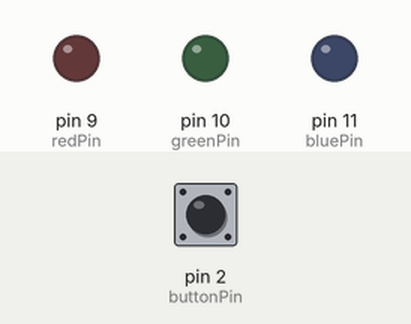
This sketch was run on a simulated Arduino Uno, built with avr-gcc and run on an emulated ATmega328P. Parts: output pins drawn as LEDs (lit = HIGH). The test bench sets the inputs (shaded band); at power-on: pin 2 (buttonPin) HIGH. What the sketch prints to the serial monitor is not drawn.

Above: at 1.2 s.
1.3 s: pin 2 (buttonPin) pulled LOW for 0.15 s
At 2.5 s:
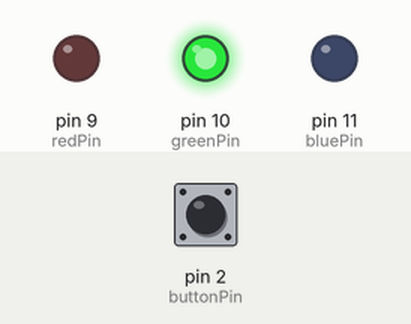
2.9 s: pin 2 (buttonPin) pulled LOW for 1 s
At 3.8 s:
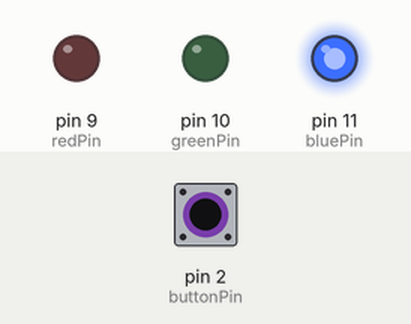
5.4 s: pin 2 (buttonPin) pulled LOW for 0.15 s
At 5.8 s:
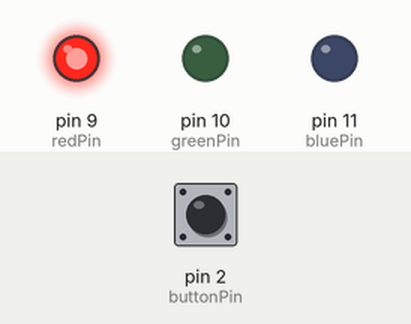
7.0 s: pin 2 (buttonPin) pulled LOW for 3.2 s
At 8.2 s:
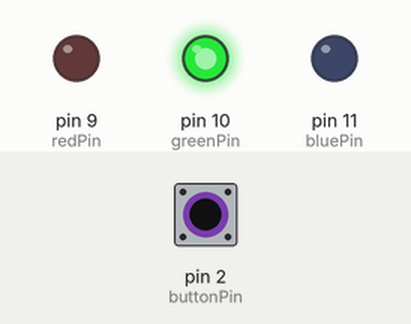
Timing chart, 0 to 10.0 s (numbered marks = the images above; inputs shaded):
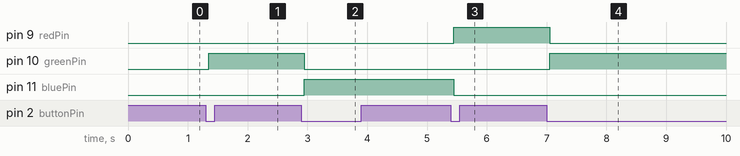

The sketch:

h023.ino
```cpp
// 핀 설정
const int buttonPin = 2;     // 버튼이 연결된 핀
const int redPin = 9;        // 빨간색 LED 핀
const int greenPin = 10;     // 초록색 LED 핀
const int bluePin = 11;      // 파란색 LED 핀

// 변수 선언
int buttonState = 0;         // 버튼 상태
int lastButtonState = 0;     // 이전 버튼 상태
unsigned long lastDebounceTime = 0;  // 마지막 버튼 상태 변화 시간
unsigned long debounceDelay = 50;    // 디바운스 지연 시간 (50ms)

int colorState = 0;          // 현재 색 상태 (0 = 빨강, 1 = 초록, 2 = 파랑)

// setup 함수
void setup() {
  pinMode(buttonPin, INPUT_PULLUP);  // 버튼 핀을 풀업 모드로 설정
  pinMode(redPin, OUTPUT);           // 빨간색 LED 핀을 출력 모드로 설정
  pinMode(greenPin, OUTPUT);         // 초록색 LED 핀을 출력 모드로 설정
  pinMode(bluePin, OUTPUT);          // 파란색 LED 핀을 출력 모드로 설정
  Serial.begin(115200);                // 디버깅을 위한 직렬 통신 시작
}

// loop 함수
void loop() {
  int reading = digitalRead(buttonPin);  // 버튼의 현재 상태를 읽어옴

  // 버튼 상태가 변화했을 때만 디바운스를 적용
  if (reading != lastButtonState) {
    lastDebounceTime = millis();  // 상태 변화 시간 갱신
  }

  // 디바운스 시간 이후에 버튼 상태를 확인
  if ((millis() - lastDebounceTime) > debounceDelay) {
    if (reading != buttonState) {
      buttonState = reading;  // 버튼 상태 업데이트

      // 버튼이 눌렸을 때 (LOW 상태)
      if (buttonState == LOW) {
        // 색 상태를 변경하고 LED 색상 변경
        colorState = (colorState + 1) % 3;  // 0 -> 1 -> 2 순으로 반복

        // 색에 맞는 LED 켜기
        if (colorState == 0) {
          digitalWrite(redPin, HIGH);
          digitalWrite(greenPin, LOW);
          digitalWrite(bluePin, LOW);
          Serial.println("빨간색");
        } else if (colorState == 1) {
          digitalWrite(redPin, LOW);
          digitalWrite(greenPin, HIGH);
          digitalWrite(bluePin, LOW);
          Serial.println("초록색");
        } else if (colorState == 2) {
          digitalWrite(redPin, LOW);
          digitalWrite(greenPin, LOW);
          digitalWrite(bluePin, HIGH);
          Serial.println("파란색");
        }
      }
    }
  }

  lastButtonState = reading;  // 마지막 상태를 업데이트
}
```

Measured:
- after the input at 1.3 s, pin 10 (greenPin): LOW → HIGH after 0.05 s
- after the input at 2.9 s, pin 10 (greenPin): HIGH → LOW after 0.05 s; pin 11 (bluePin): LOW → HIGH after 0.05 s
- after the input at 5.4 s, pin 9 (redPin): LOW → HIGH after 0.05 s; pin 11 (bluePin): HIGH → LOW after 0.05 s
- after the input at 7.0 s, pin 9 (redPin): HIGH → LOW after 0.05 s; pin 10 (greenPin): LOW → HIGH after 0.05 s
